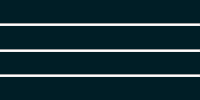
                      <widget class="QWidget" name="page_103_3_2">
                       <layout class="QVBoxLayout" name="verticalLayout_46">
                        <property name="spacing">
                         <number>0</number>
                        </property>
                        <property name="leftMargin">
                         <number>0</number>
                        </property>
                        <property name="topMargin">
                         <number>0</number>
                        </property>
                        <property name="rightMargin">
                         <number>0</number>
                        </property>
                        <property name="bottomMargin">
                         <number>0</number>
                        </property>
                        <item>
                         <widget class="PlotWidget" name="DataAnalysis_Oscilloscope_widget3_1_0" native="true">
                          <property name="sizePolicy">
                           <sizepolicy hsizetype="Preferred" vsizetype="Expanding">
                            <horstretch>0</horstretch>
                            <verstretch>0</verstretch>
                           </sizepolicy>
                          </property>
                          <property name="styleSheet">
                           <string notr="true">background-color: rgb(0, 30, 38);</string>
                          </property>
                         </widget>
                        </item>
                        <item>
                         <widget class="Line" name="line_23">
                          <property name="orientation">
                           <enum>Qt::Horizontal</enum>
                          </property>
                         </widget>
                        </item>
                        <item>
                         <widget class="PlotWidget" name="DataAnalysis_Oscilloscope_widget3_1_1" native="true">
                          <property name="sizePolicy">
                           <sizepolicy hsizetype="Preferred" vsizetype="Expanding">
                            <horstretch>0</horstretch>
                            <verstretch>0</verstretch>
                           </sizepolicy>
                          </property>
                          <property name="styleSheet">
                           <string notr="true">background-color: rgb(0, 30, 38);</string>
                          </property>
                         </widget>
                        </item>
                        <item>
                         <widget class="Line" name="line_25">
                          <property name="orientation">
                           <enum>Qt::Horizontal</enum>
                          </property>
                         </widget>
                        </item>
                        <item>
                         <widget class="PlotWidget" name="DataAnalysis_Oscilloscope_widget3_1_2" native="true">
                          <property name="sizePolicy">
                           <sizepolicy hsizetype="Preferred" vsizetype="Expanding">
                            <horstretch>0</horstretch>
                            <verstretch>0</verstretch>
                           </sizepolicy>
                          </property>
                          <property name="styleSheet">
                           <string notr="true">background-color: rgb(0, 30, 38);</string>
                          </property>
                         </widget>
                        </item>
                        <item>
                         <widget class="Line" name="line_24">
                          <property name="orientation">
                           <enum>Qt::Horizontal</enum>
                          </property>
                         </widget>
                        </item>
                        <item>
                         <widget class="PlotWidget" name="DataAnalysis_Oscilloscope_widget3_1_3" native="true">
                          <property name="sizePolicy">
                           <sizepolicy hsizetype="Preferred" vsizetype="Expanding">
                            <horstretch>0</horstretch>
                            <verstretch>0</verstretch>
                           </sizepolicy>
                          </property>
                          <property name="styleSheet">
                           <string notr="true">background-color: rgb(0, 30, 38);</string>
                          </property>
                         </widget>
                        </item>
                       </layout>
                      </widget>
